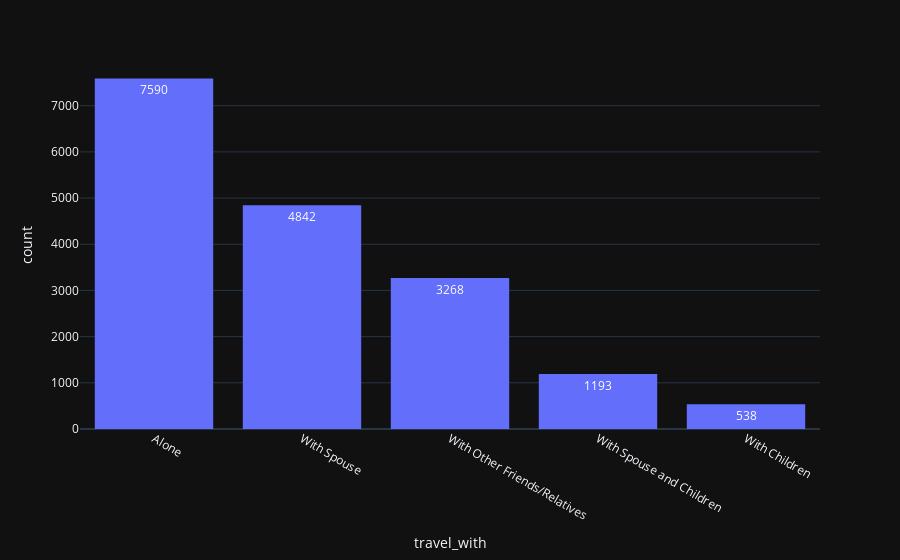

Write notebook code for a chart like this one.
### Code cell
px.histogram(TrainDF,x='travel_with',text_auto=True).update_xaxes(categoryorder="total descending")

### Figure 1 — Plotly figure (JSON) as saved in the notebook; plotly's stock layout.template omitted (floating-point values rounded to 4 significant figures; data arrays with more than 128 entries replaced by an {"elided": "..."} marker saying what was removed)
{"data": [{"alignmentgroup": "True", "bingroup": "x", "hovertemplate": "travel_with=%{x}<br>count=%{y}<extra></extra>", "legendgroup": "", "marker": {"color": "#636efa", "pattern": {"shape": ""}}, "name": "", "offsetgroup": "", "orientation": "v", "showlegend": false, "texttemplate": "%{value}", "x": {"elided": "18506 str values"}, "xaxis": "x", "yaxis": "y", "type": "histogram"}], "layout": {"xaxis": {"anchor": "y", "domain": [0.0, 1.0], "title": {"text": "travel_with"}, "categoryorder": "total descending"}, "yaxis": {"anchor": "x", "domain": [0.0, 1.0], "title": {"text": "count"}}, "legend": {"tracegroupgap": 0}, "margin": {"t": 60}, "barmode": "relative"}}
